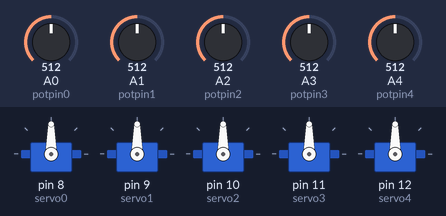
The sketch below on a simulated Arduino Uno, built with avr-gcc and run on an emulated ATmega328P. On the bench: 5 × servo. The test bench sets the inputs (shaded band); at power-on: A0 (potpin0) = 512, A1 (potpin1) = 512, A2 (potpin2) = 512, A3 (potpin3) = 512, A4 (potpin4) = 512.

Above: at 1.2 s.
1.3 s: A0 (potpin0) set to 716
At 1.7 s:
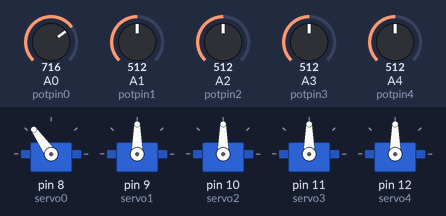
2.8 s: A1 (potpin1) set to 716
At 4.0 s:
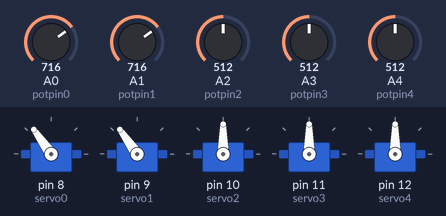
4.3 s: A2 (potpin2) set to 716
At 5.3 s:
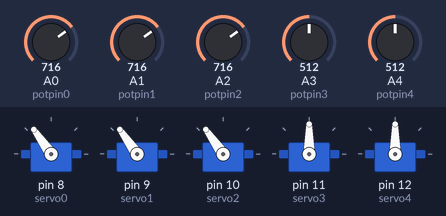
5.8 s: A3 (potpin3) set to 716
At 6.6 s:
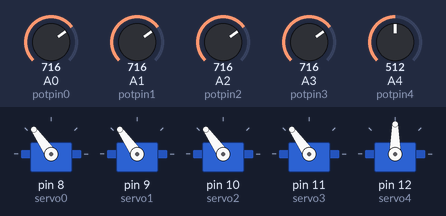
7.3 s: A4 (potpin4) set to 716
At 8.4 s:
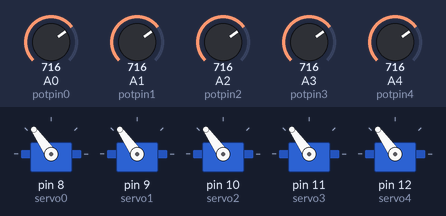
8.8 s: A0 (potpin0) set to 992
At 9.6 s:
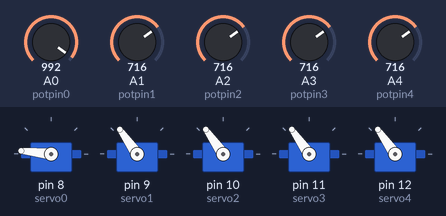
Timing chart, 0 to 11.3 s (numbered marks = the images above; inputs shaded):
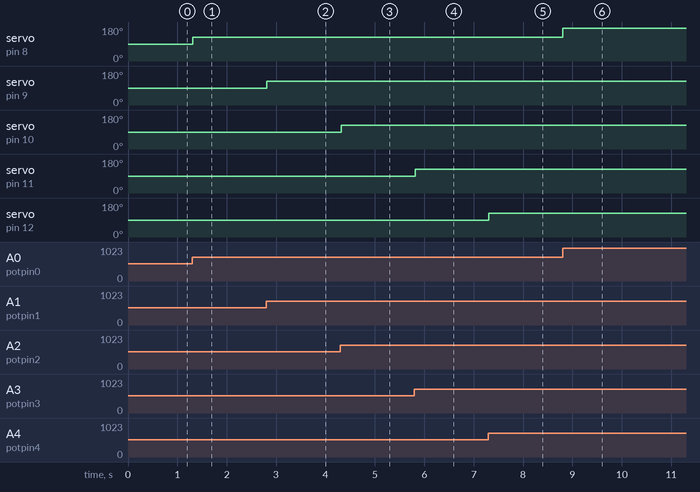

Measured:
- after the input at 1.3 s, servo on pin 8 (servo0): 90° → 125° at once
- after the input at 2.8 s, servo on pin 9 (servo1): 90° → 125° at once
- after the input at 4.3 s, servo on pin 10 (servo2): 90° → 125° at once
- after the input at 5.8 s, servo on pin 11 (servo3): 90° → 125° at once
- after the input at 7.3 s, servo on pin 12 (servo4): 90° → 125° at once
- after the input at 8.8 s, servo on pin 8 (servo0): 125° → 174° at once

The sketch:

ClawControl.ino
```cpp
#include <Servo.h>

Servo servo0;  // create servo objects to control the servos
Servo servo1;
Servo servo2;
Servo servo3;
Servo servo4;

int potpin0 = 0;  // analog pins used to connect the potentiometers
int potpin1 = 1;
int potpin2 = 2;
int potpin3 = 3;
int potpin4 = 4;
int val0;    // variables to read the values from the analog pins
int val1;
int val2;
int val3;
int val4;

void setup() {
  // put your setup code here, to run once:
  servo0.attach(8);
  servo1.attach(9);
  servo2.attach(10);
  servo3.attach(11);
  servo4.attach(12);
}

void loop() {
  // put your main code here, to run repeatedly:

  // servo0 should be the BASE
  val0 = analogRead(potpin0);            // reads the value of the potentiometer (value between 0 and 1023)
  val0 = map(val0, 0, 1023, 0, 180);     // scale it to use it with the servo (value between 0 and 180)
  servo0.write(val0);                  // sets the servo position according to the scaled value

  // servo1 should be the SHOULDER: the red servo that isn't the base
  val1 = analogRead(potpin1);
  val1 = map(val1, 0, 1023, 0, 180);
  servo1.write(val1);

  // servo2 should be the ELBOW
  val2 = analogRead(potpin2);
  val2 = map(val2, 0, 1023, 0, 180);
  servo2.write(val2);

  // servo3 should be the WRIST
  val3 = analogRead(potpin3);
  val3 = map(val3, 0, 1023, 0, 180);
  servo3.write(val3);

  // servo4 should be the CLAW
  val4 = analogRead(potpin4);
  val4 = map(val4, 0, 1023, 0, 180);
  servo4.write(val4);
  delay(15);
}
```
